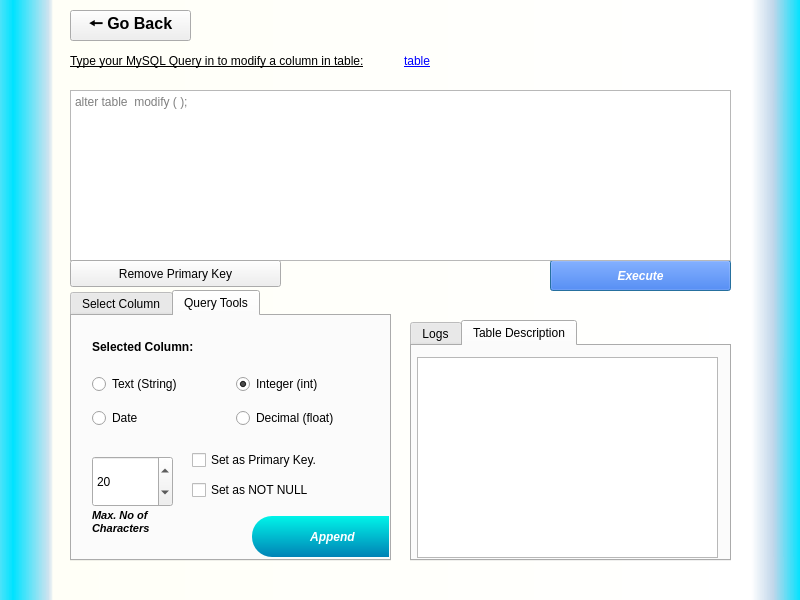
<?xml version="1.0" encoding="UTF-8"?>
<ui version="4.0">
 <class>mod_col_window</class>
 <widget class="QDialog" name="mod_col_window">
  <property name="geometry">
   <rect>
    <x>0</x>
    <y>0</y>
    <width>800</width>
    <height>600</height>
   </rect>
  </property>
  <property name="sizePolicy">
   <sizepolicy hsizetype="Fixed" vsizetype="Preferred">
    <horstretch>0</horstretch>
    <verstretch>0</verstretch>
   </sizepolicy>
  </property>
  <property name="minimumSize">
   <size>
    <width>800</width>
    <height>600</height>
   </size>
  </property>
  <property name="maximumSize">
   <size>
    <width>800</width>
    <height>600</height>
   </size>
  </property>
  <property name="windowTitle">
   <string>Modify Column</string>
  </property>
  <property name="windowIcon">
   <iconset>
    <normaloff>icon.png</normaloff>icon.png</iconset>
  </property>
  <property name="styleSheet">
   <string notr="true">LoginPg:QDialog{background-color: qconicalgradient(cx:0.258528, cy:0.847, angle:20, stop:0 rgba(123, 230, 239, 255), stop:1 rgba(255, 255, 255, 255))}</string>
  </property>
  <widget class="QWidget" name="mainWidget" native="true">
   <property name="enabled">
    <bool>true</bool>
   </property>
   <property name="geometry">
    <rect>
     <x>0</x>
     <y>0</y>
     <width>800</width>
     <height>600</height>
    </rect>
   </property>
   <property name="styleSheet">
    <string notr="true">QWidget#mainWidget{
background-color:qlineargradient(spread:reflect, x1:1, y1:0.472, x2:0.017, y2:0.472, stop:0 rgba(0, 227, 255, 255), stop:0.0340909 rgba(192, 214, 234, 255), stop:0.0625 rgba(255, 255, 255, 255), stop:0.948864 rgba(255, 255, 247, 255), stop:0.954545 rgba(209, 227, 239, 255), stop:1 rgba(0, 227, 255, 255));}
</string>
   </property>
   <widget class="QPushButton" name="executor">
    <property name="geometry">
     <rect>
      <x>550</x>
      <y>260</y>
      <width>181</width>
      <height>31</height>
     </rect>
    </property>
    <property name="font">
     <font>
      <weight>75</weight>
      <italic>true</italic>
      <bold>true</bold>
     </font>
    </property>
    <property name="cursor">
     <cursorShape>PointingHandCursor</cursorShape>
    </property>
    <property name="mouseTracking">
     <bool>true</bool>
    </property>
    <property name="styleSheet">
     <string notr="true">background-color: rgb(0, 85, 255);
color: rgb(255, 255, 255);
</string>
    </property>
    <property name="text">
     <string>Execute</string>
    </property>
    <property name="shortcut">
     <string>Ctrl+Return</string>
    </property>
    <property name="checkable">
     <bool>false</bool>
    </property>
   </widget>
   <widget class="QPushButton" name="back_btn">
    <property name="geometry">
     <rect>
      <x>70</x>
      <y>10</y>
      <width>121</width>
      <height>31</height>
     </rect>
    </property>
    <property name="font">
     <font>
      <pointsize>12</pointsize>
      <weight>75</weight>
      <bold>true</bold>
     </font>
    </property>
    <property name="cursor">
     <cursorShape>PointingHandCursor</cursorShape>
    </property>
    <property name="mouseTracking">
     <bool>true</bool>
    </property>
    <property name="tabletTracking">
     <bool>true</bool>
    </property>
    <property name="text">
     <string>🠔 Go Back</string>
    </property>
    <property name="flat">
     <bool>false</bool>
    </property>
   </widget>
   <widget class="QTabWidget" name="input_tabWidget">
    <property name="geometry">
     <rect>
      <x>70</x>
      <y>290</y>
      <width>321</width>
      <height>271</height>
     </rect>
    </property>
    <property name="currentIndex">
     <number>1</number>
    </property>
    <widget class="QWidget" name="tab">
     <attribute name="title">
      <string>Select Column</string>
     </attribute>
     <widget class="QListWidget" name="col_listWidget">
      <property name="geometry">
       <rect>
        <x>10</x>
        <y>30</y>
        <width>291</width>
        <height>211</height>
       </rect>
      </property>
      <property name="cursor" stdset="0">
       <cursorShape>PointingHandCursor</cursorShape>
      </property>
      <property name="editTriggers">
       <set>QAbstractItemView::NoEditTriggers</set>
      </property>
     </widget>
     <widget class="QLabel" name="label_4">
      <property name="geometry">
       <rect>
        <x>10</x>
        <y>10</y>
        <width>111</width>
        <height>16</height>
       </rect>
      </property>
      <property name="font">
       <font>
        <pointsize>8</pointsize>
        <weight>75</weight>
        <italic>true</italic>
        <bold>true</bold>
       </font>
      </property>
      <property name="text">
       <string>Select Column:</string>
      </property>
     </widget>
     <widget class="QLabel" name="selector_selected_Col">
      <property name="geometry">
       <rect>
        <x>120</x>
        <y>10</y>
        <width>161</width>
        <height>20</height>
       </rect>
      </property>
      <property name="font">
       <font>
        <pointsize>8</pointsize>
        <weight>75</weight>
        <bold>true</bold>
       </font>
      </property>
      <property name="styleSheet">
       <string notr="true">color: rgb(0, 85, 255);</string>
      </property>
      <property name="text">
       <string>Selected: &lt;none&gt;</string>
      </property>
      <property name="wordWrap">
       <bool>true</bool>
      </property>
     </widget>
    </widget>
    <widget class="QWidget" name="query_tools">
     <attribute name="title">
      <string>Query Tools</string>
     </attribute>
     <widget class="QWidget" name="horizontalLayoutWidget">
      <property name="geometry">
       <rect>
        <x>20</x>
        <y>20</y>
        <width>281</width>
        <height>22</height>
       </rect>
      </property>
      <layout class="QHBoxLayout" name="horizontalLayout">
       <item>
        <widget class="QLabel" name="label">
         <property name="font">
          <font>
           <pointsize>9</pointsize>
           <weight>75</weight>
           <bold>true</bold>
          </font>
         </property>
         <property name="text">
          <string>Selected Column:</string>
         </property>
        </widget>
       </item>
       <item>
        <widget class="QLabel" name="selected_Col">
         <property name="font">
          <font>
           <pointsize>9</pointsize>
           <weight>75</weight>
           <bold>true</bold>
          </font>
         </property>
         <property name="styleSheet">
          <string notr="true">color: rgb(0, 85, 255);</string>
         </property>
         <property name="text">
          <string>&lt;none&gt;</string>
         </property>
         <property name="wordWrap">
          <bool>true</bool>
         </property>
        </widget>
       </item>
       <item>
        <spacer name="horizontalSpacer">
         <property name="orientation">
          <enum>Qt::Horizontal</enum>
         </property>
         <property name="sizeHint" stdset="0">
          <size>
           <width>40</width>
           <height>20</height>
          </size>
         </property>
        </spacer>
       </item>
      </layout>
     </widget>
     <widget class="QWidget" name="gridLayoutWidget">
      <property name="geometry">
       <rect>
        <x>20</x>
        <y>50</y>
        <width>281</width>
        <height>71</height>
       </rect>
      </property>
      <layout class="QGridLayout" name="gridLayout">
       <item row="0" column="0">
        <widget class="QRadioButton" name="str_btn">
         <property name="cursor">
          <cursorShape>PointingHandCursor</cursorShape>
         </property>
         <property name="text">
          <string>Text (String)</string>
         </property>
        </widget>
       </item>
       <item row="0" column="1">
        <widget class="QRadioButton" name="int_btn">
         <property name="cursor">
          <cursorShape>PointingHandCursor</cursorShape>
         </property>
         <property name="text">
          <string>Integer (int)</string>
         </property>
         <property name="checked">
          <bool>true</bool>
         </property>
        </widget>
       </item>
       <item row="1" column="0">
        <widget class="QRadioButton" name="date_btn">
         <property name="cursor">
          <cursorShape>PointingHandCursor</cursorShape>
         </property>
         <property name="text">
          <string>Date</string>
         </property>
        </widget>
       </item>
       <item row="1" column="1">
        <widget class="QRadioButton" name="float_btn">
         <property name="cursor">
          <cursorShape>PointingHandCursor</cursorShape>
         </property>
         <property name="text">
          <string>Decimal (float)</string>
         </property>
        </widget>
       </item>
      </layout>
     </widget>
     <widget class="QSpinBox" name="len_spinBox">
      <property name="geometry">
       <rect>
        <x>20</x>
        <y>140</y>
        <width>81</width>
        <height>51</height>
       </rect>
      </property>
      <property name="cursor">
       <cursorShape>ArrowCursor</cursorShape>
      </property>
      <property name="minimum">
       <number>1</number>
      </property>
      <property name="maximum">
       <number>255</number>
      </property>
      <property name="value">
       <number>20</number>
      </property>
      <property name="displayIntegerBase">
       <number>10</number>
      </property>
     </widget>
     <widget class="QWidget" name="verticalLayoutWidget">
      <property name="geometry">
       <rect>
        <x>120</x>
        <y>130</y>
        <width>184</width>
        <height>58</height>
       </rect>
      </property>
      <layout class="QVBoxLayout" name="verticalLayout">
       <item>
        <widget class="QCheckBox" name="primarykey_checkBox">
         <property name="cursor">
          <cursorShape>PointingHandCursor</cursorShape>
         </property>
         <property name="text">
          <string>Set as Primary Key.</string>
         </property>
        </widget>
       </item>
       <item>
        <widget class="QCheckBox" name="not_NULL_checkBox">
         <property name="cursor">
          <cursorShape>PointingHandCursor</cursorShape>
         </property>
         <property name="text">
          <string>Set as NOT NULL</string>
         </property>
        </widget>
       </item>
      </layout>
     </widget>
     <widget class="QLabel" name="label_3">
      <property name="geometry">
       <rect>
        <x>20</x>
        <y>190</y>
        <width>81</width>
        <height>31</height>
       </rect>
      </property>
      <property name="font">
       <font>
        <pointsize>8</pointsize>
        <weight>75</weight>
        <italic>true</italic>
        <bold>true</bold>
       </font>
      </property>
      <property name="text">
       <string>Max. No of Characters</string>
      </property>
      <property name="wordWrap">
       <bool>true</bool>
      </property>
     </widget>
     <widget class="QPushButton" name="appendor">
      <property name="geometry">
       <rect>
        <x>180</x>
        <y>200</y>
        <width>161</width>
        <height>41</height>
       </rect>
      </property>
      <property name="font">
       <font>
        <weight>75</weight>
        <italic>true</italic>
        <bold>true</bold>
       </font>
      </property>
      <property name="cursor">
       <cursorShape>PointingHandCursor</cursorShape>
      </property>
      <property name="mouseTracking">
       <bool>true</bool>
      </property>
      <property name="styleSheet">
       <string notr="true">
color: rgba(255, 255, 255, 255);
border-radius:20px;
background-color: qlineargradient(spread:pad, x1:0.502205, y1:1, x2:0.493, y2:0, stop:0 rgba(0, 130, 181, 255), stop:1 rgba(0, 244, 233, 255));</string>
      </property>
      <property name="text">
       <string>Append</string>
      </property>
     </widget>
    </widget>
   </widget>
   <widget class="QTabWidget" name="display_tabWidget">
    <property name="geometry">
     <rect>
      <x>410</x>
      <y>320</y>
      <width>321</width>
      <height>241</height>
     </rect>
    </property>
    <property name="currentIndex">
     <number>1</number>
    </property>
    <property name="movable">
     <bool>true</bool>
    </property>
    <widget class="QWidget" name="logs">
     <attribute name="title">
      <string>Logs</string>
     </attribute>
     <widget class="QListWidget" name="log_box">
      <property name="geometry">
       <rect>
        <x>5</x>
        <y>11</y>
        <width>301</width>
        <height>201</height>
       </rect>
      </property>
      <property name="mouseTracking">
       <bool>true</bool>
      </property>
      <property name="editTriggers">
       <set>QAbstractItemView::NoEditTriggers</set>
      </property>
     </widget>
    </widget>
    <widget class="QWidget" name="desc_table">
     <attribute name="title">
      <string>Table Description</string>
     </attribute>
     <widget class="QTableWidget" name="tableWidget">
      <property name="geometry">
       <rect>
        <x>5</x>
        <y>11</y>
        <width>301</width>
        <height>201</height>
       </rect>
      </property>
      <property name="cursor" stdset="0">
       <cursorShape>ArrowCursor</cursorShape>
      </property>
      <property name="editTriggers">
       <set>QAbstractItemView::NoEditTriggers</set>
      </property>
      <property name="selectionMode">
       <enum>QAbstractItemView::SingleSelection</enum>
      </property>
      <property name="selectionBehavior">
       <enum>QAbstractItemView::SelectRows</enum>
      </property>
      <attribute name="horizontalHeaderVisible">
       <bool>false</bool>
      </attribute>
      <attribute name="horizontalHeaderCascadingSectionResizes">
       <bool>true</bool>
      </attribute>
      <attribute name="horizontalHeaderMinimumSectionSize">
       <number>100</number>
      </attribute>
      <attribute name="horizontalHeaderDefaultSectionSize">
       <number>140</number>
      </attribute>
      <attribute name="horizontalHeaderHighlightSections">
       <bool>true</bool>
      </attribute>
      <attribute name="verticalHeaderVisible">
       <bool>false</bool>
      </attribute>
      <attribute name="verticalHeaderCascadingSectionResizes">
       <bool>true</bool>
      </attribute>
      <attribute name="verticalHeaderMinimumSectionSize">
       <number>30</number>
      </attribute>
      <attribute name="verticalHeaderDefaultSectionSize">
       <number>30</number>
      </attribute>
      <attribute name="verticalHeaderStretchLastSection">
       <bool>true</bool>
      </attribute>
     </widget>
    </widget>
   </widget>
   <widget class="QTextEdit" name="Querybox">
    <property name="geometry">
     <rect>
      <x>70</x>
      <y>90</y>
      <width>661</width>
      <height>171</height>
     </rect>
    </property>
    <property name="styleSheet">
     <string notr="true">font: italic 11pt &quot;DejaVu Sans Mono&quot;;</string>
    </property>
    <property name="placeholderText">
     <string>alter table &lt;table_name&gt; modify (&lt;attrib_name&gt; &lt;NEW_datatype&gt;);</string>
    </property>
   </widget>
   <widget class="QWidget" name="horizontalLayoutWidget_2">
    <property name="geometry">
     <rect>
      <x>70</x>
      <y>40</y>
      <width>661</width>
      <height>41</height>
     </rect>
    </property>
    <layout class="QHBoxLayout" name="horizontalLayout_2">
     <item>
      <widget class="QLabel" name="label_6">
       <property name="styleSheet">
        <string notr="true">font: 63 italic 12pt &quot;Segoe UI Semibold&quot;;
text-decoration: underline;</string>
       </property>
       <property name="text">
        <string>Type your MySQL Query in to modify a column in table:</string>
       </property>
      </widget>
     </item>
     <item>
      <widget class="QLabel" name="selected_TB">
       <property name="styleSheet">
        <string notr="true">font: 63 italic 12pt &quot;Segoe UI Semibold&quot;;
color: rgb(0, 0, 255);
text-decoration: underline;</string>
       </property>
       <property name="text">
        <string>table</string>
       </property>
       <property name="alignment">
        <set>Qt::AlignLeading|Qt::AlignLeft|Qt::AlignVCenter</set>
       </property>
       <property name="wordWrap">
        <bool>true</bool>
       </property>
      </widget>
     </item>
    </layout>
   </widget>
   <widget class="QPushButton" name="rm_primaryKey">
    <property name="geometry">
     <rect>
      <x>70</x>
      <y>260</y>
      <width>211</width>
      <height>27</height>
     </rect>
    </property>
    <property name="text">
     <string>Remove Primary Key</string>
    </property>
   </widget>
  </widget>
 </widget>
 <resources/>
 <connections/>
</ui>
